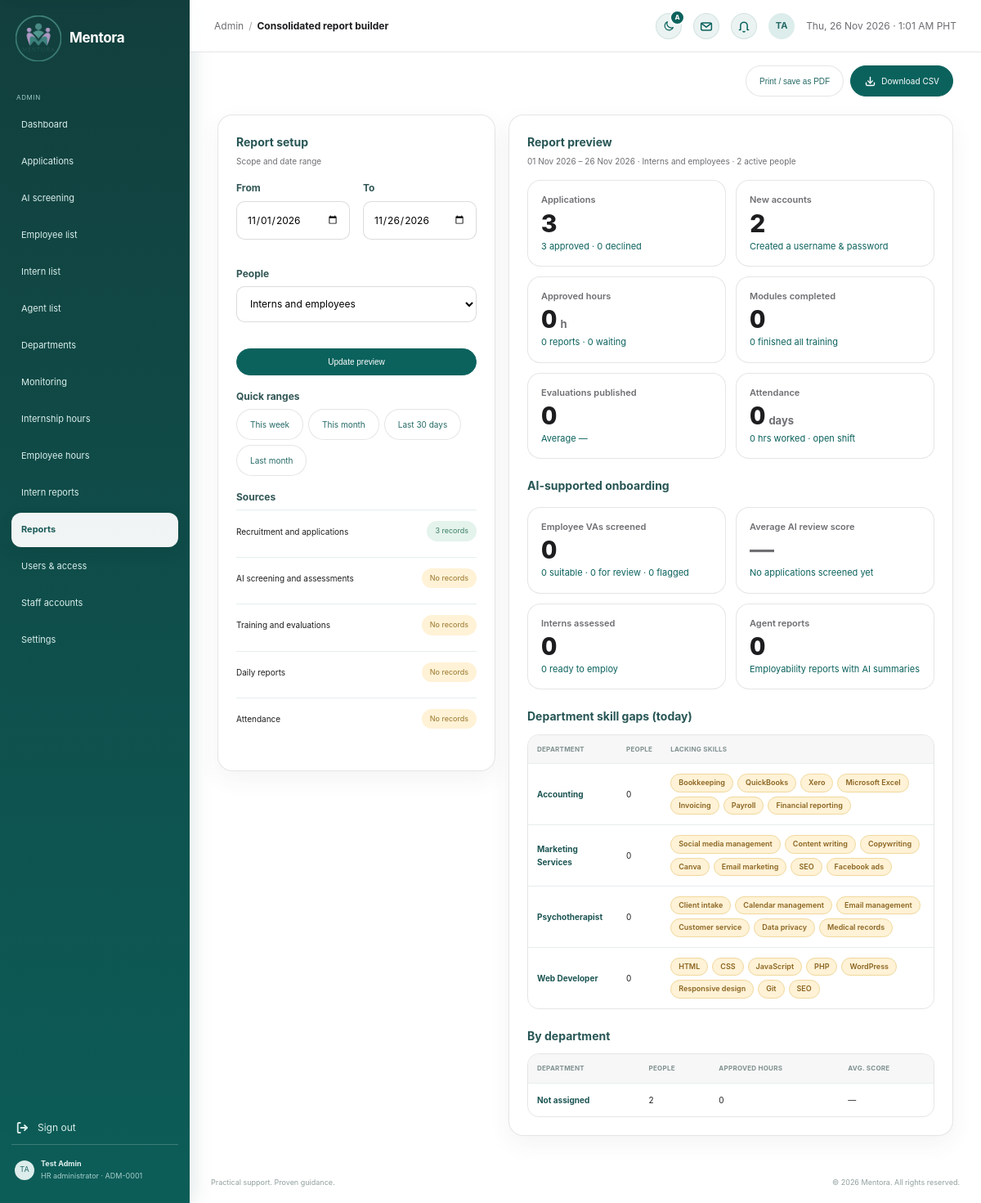
Page /admin/consolidated_report.php (signed in) on the committed database.
### tables this page shows
CREATE TABLE `users` (
  `id` int(10) UNSIGNED NOT NULL,
  `user_code` varchar(20) DEFAULT NULL,
  `first_name` varchar(80) NOT NULL,
  `last_name` varchar(80) NOT NULL,
  `email` varchar(190) NOT NULL,
  `email_verified_at` datetime DEFAULT NULL,
  `username` varchar(40) DEFAULT NULL,
  `pathway` enum('employee_va','internship') NOT NULL,
  `pathway_chosen_at` datetime DEFAULT current_timestamp(),
  `password_hash` varchar(255) NOT NULL,
  `role` enum('applicant','agent','admin') NOT NULL DEFAULT 'applicant',
  `status` enum('pending','approved','active','rejected','disabled') NOT NULL DEFAULT 'active',
  `presence` enum('active','busy','offline') NOT NULL DEFAULT 'active',
  `last_seen_at` datetime DEFAULT NULL,
  `department_id` int(10) UNSIGNED DEFAULT NULL,
  `agent_id` int(10) UNSIGNED DEFAULT NULL,
  `referred_by` int(10) UNSIGNED DEFAULT NULL,
  `avatar_path` varchar(190) DEFAULT NULL,
  `created_at` timestamp NOT NULL DEFAULT current_timestamp(),
  `updated_at` timestamp NOT NULL DEFAULT current_timestamp() ON UPDATE current_timestamp()
);

CREATE TABLE `departments` (
  `id` int(10) UNSIGNED NOT NULL,
  `name` varchar(120) NOT NULL,
  `description` varchar(255) NOT NULL DEFAULT '',
  `required_skills` text DEFAULT NULL,
  `created_at` timestamp NOT NULL DEFAULT current_timestamp()
);

### admin/consolidated_report.php (the view, shortened to what the rows shown need)
<?php
require_once __DIR__ . '/../includes/workflow.php';
require_once __DIR__ . '/../includes/screening.php';
require __DIR__ . '/../includes/admin_layout.php';
?>
<div class="admin-grid report-layout">
    <section class="admin-panel">
        <h2>Report setup</h2><p class="panel-subtitle">Scope and date range</p>
    </section>
    <section class="admin-panel">
        <h2>Report preview</h2>
        <h2 class="report-section-title">AI-supported onboarding</h2>
        <h2 class="report-section-title">Department skill gaps (today)</h2>
        <div class="report-table-wrap">
        <table class="admin-table"><thead><tr><th>Department</th><th>People</th><th>Lacking skills</th></tr></thead><tbody>
            <?php foreach (mentora_department_skill_map($pdo) as $gap): ?>
            <tr>
                <td><?= mentora_h($gap['name']) ?></td>
                <td><?= (int) $gap['people'] ?></td>
                <td><?= $gap['required'] ? mentora_skill_chips($gap['lacking'], $gap['lacking'], 'No gaps') : '<small>No required skills set</small>' ?></td>
            </tr>
            <?php endforeach; ?>
        </tbody></table>
        </div>
        <h2 class="report-section-title">By department</h2>
        <div class="report-table-wrap">
        <table class="admin-table"><thead><tr><th>Department</th><th>People</th><th>Approved hours</th><th>Avg. score</th></tr></thead></table>
        </div>
    </section>
</div>
<?php require __DIR__ . '/../includes/admin_footer.php'; ?>

### includes/admin_layout.php (shortened to what the rows shown need)
<?php
require_once __DIR__ . '/../config/db.php';
require_once __DIR__ . '/auth_check.php';
mentora_require_login(['admin']);
if (!isset($e) || !is_callable($e)) {
    $e = static fn($value): string => htmlspecialchars((string)$value, ENT_QUOTES | ENT_SUBSTITUTE, 'UTF-8');
}
$adminUser = (isset($_SESSION['user']) && is_array($_SESSION['user']))
    ? $_SESSION['user']
    : ['name' => 'HR Administrator'];
$adminName = trim((string)($adminUser['name'] ?? '')) ?: 'HR Administrator';
$adminCode = (string)($adminUser['user_code'] ?? '');
?>
<!doctype html>
<html lang="en">
<head>
    <link rel="stylesheet" href="../assets/css/style.css?v=44">
    <link rel="stylesheet" href="../assets/css/admin.css?v=12">
    <link rel="stylesheet" href="../assets/css/settings.css?v=33">
    <link rel="stylesheet" href="../assets/css/theme.css?v=10">
    <link rel="stylesheet" href="../assets/css/dialog.css?v=2">
</head>
<body class="admin-body admin-workspace">
    <aside class="admin-sidebar">
        <div class="sidebar-bottom">
            <a class="profile-chip" href="settings.php" aria-label="Open profile settings">
                <div>
                    <strong><?= $e($adminName) ?></strong>
                    <small>HR administrator<?= $adminCode !== '' ? ' · ' . $e($adminCode) : '' ?></small>
                </div>
            </a>
        </div>
    </aside>
    <div class="admin-main">
        <main class="admin-content" id="main-content" tabindex="-1">

### includes/screening.php (shortened to what the rows shown need)
<?php
require_once __DIR__ . '/workflow.php';
function mentora_skill_chips(array $skills, array $highlight = [], string $empty = 'None found'): string
{
    $lower = array_map('mb_strtolower', $highlight);
    $html = '<span class="skill-chips">';
    foreach ($skills as $skill) {
        $isGap = in_array(mb_strtolower((string) $skill), $lower, true);
        $html .= '<span class="skill-chip' . ($isGap ? ' is-gap' : '') . '"' . ($isGap ? ' title="A skill this department is lacking"' : '') . '>' . mentora_h($skill) . '</span>';
    }
    return $html . '</span>';
}
    ?>

### rows in the picture
users: user_code "ADM-0001"
departments: name "Accounting", people "0", skill "Bookkeeping", skill "QuickBooks", skill "Xero", skill "Microsoft Excel", skill "Invoicing", skill "Payroll", skill "Financial reporting"
departments: name "Marketing Services", people "0", skill "Social media management", skill "Content writing", skill "Copywriting", skill "Canva", skill "Email marketing", skill "SEO", skill "Facebook ads"
departments: name "Psychotherapist", people "0", skill "Client intake", skill "Calendar management", skill "Email management", skill "Customer service", skill "Data privacy", skill "Medical records"
departments: name "Web Developer", people "0", skill "HTML", skill "CSS", skill "JavaScript", skill "PHP", skill "WordPress", skill "Responsive design", skill "Git", skill "SEO"

### other values in the picture
$e($label) "Dashboard"
$e($label) "Applications"
$e($label) "AI screening"
$e($label) "Employee list"
$e($label) "Intern list"
$e($label) "Agent list"
$e($label) "Departments"
$e($label) "Monitoring"
$e($label) "Internship hours"
$e($label) "Employee hours"
$e($label) "Intern reports"
$e($label) "Reports"
$e($label) "Users & access"
$e($label) "Staff accounts"
$e($label) "Settings"
